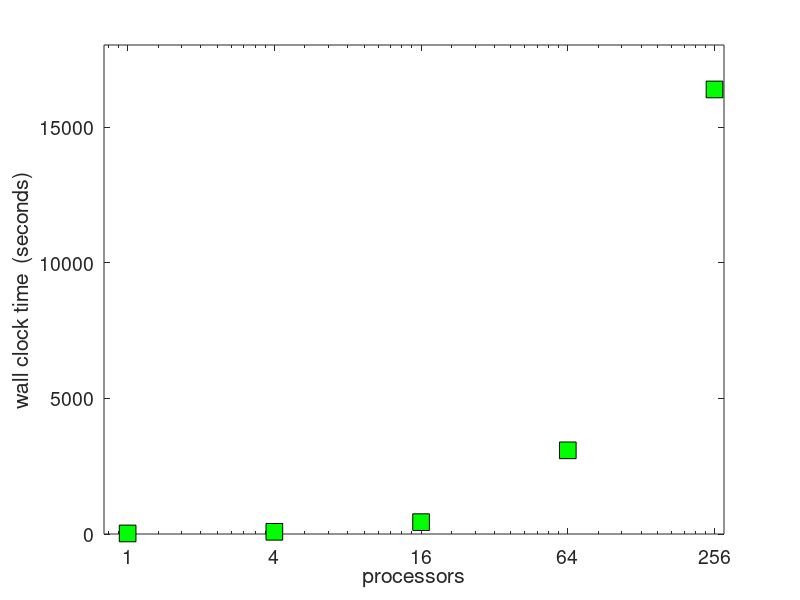
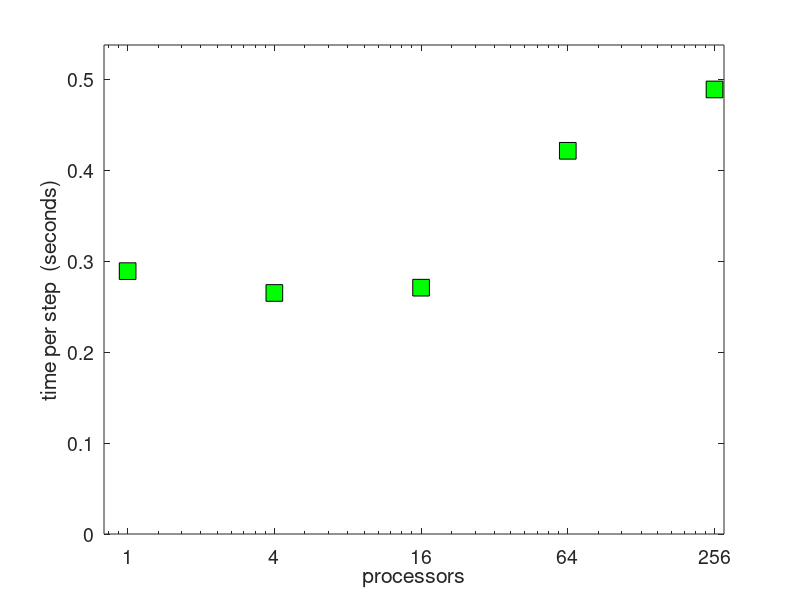
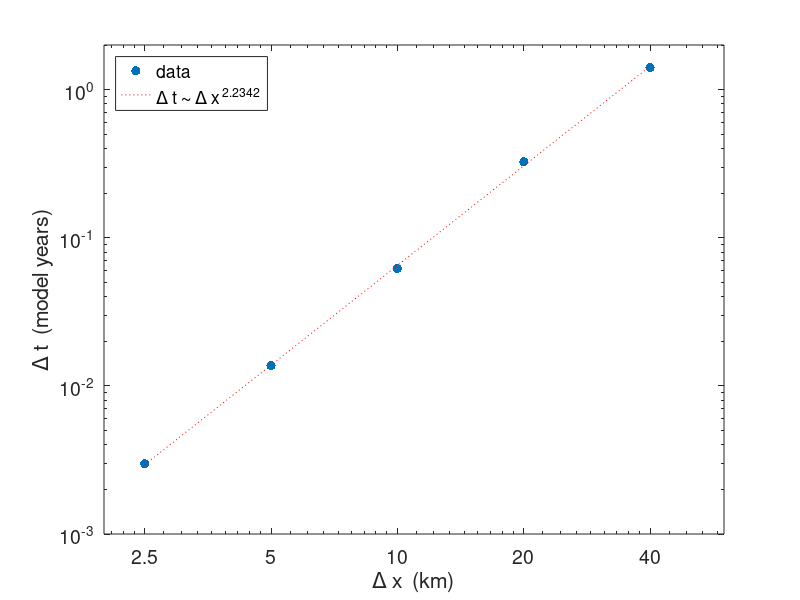

These charts were generated, in order, by the following MATLAB code:
% SEARISEPERF  graph searise 100 model year run performance as weak-scaling
%              data was hand assembled from "count_time_steps" and "average dt"
%              in stdout files searise_N.out and in "wall clock hours" from
%              history string in gDXkm_N_pre100.nc; all of these are from pacman
%              runs in r1729

set(0,'defaultaxesfontsize',14)

N = [1 4 16 64 256]; % number of processors
Nlabels = {'1','4','16','64','256'};
Nlim = [0.8 280];

DX = [40 20 10 5 2.5]; % km
DXlabels_reverse = {'2.5','5','10','20','40'}; % matlab (but not octave) needs increasing x for loglog

dt = [1.408 0.3257 0.06192 0.01366 0.002982];  % years
steps = [71 307 1615 7321 33529];
time_hrs = [0.0057 0.0226 0.1215 0.8568 4.5522];

for fn=1:2
  figure(fn)
  if fn==1
    semilogx(N,time_hrs*3600,'ks','markersize',12,'MarkerFaceColor','g')
    ylabel('wall clock time  (seconds)')
    axis([Nlim [0 1.1*max(time_hrs*3600)]])
  elseif fn==2
    semilogx(N,(time_hrs./steps)*3600,'ks','markersize',12,'MarkerFaceColor','g')
    ylabel('time per step  (seconds)')
    axis([Nlim [0 1.1*max((time_hrs./steps)*3600)]])
  else, error('no case here'), end
  xlabel('processors')
  set(gca,'xtick',N)
  set(gca,'xticklabel',Nlabels)
end

figure(3)
loglog(DX(5:-1:1),dt(5:-1:1),'.','markersize',20)
xlabel('\Delta x  (km)'), ylabel('\Delta t  (model years)')
set(gca,'xtick',DX(5:-1:1))
set(gca,'xticklabel',DXlabels_reverse)
p=polyfit(log(DX(5:-1:1)),log(dt(5:-1:1)),1)
hold on
loglog(DX(5:-1:1),exp(p(2))*exp(p(1)*log(DX(5:-1:1))),'r:')
legend('data',['\Delta t \sim {\Delta x}^{ ' num2str(p(1)) '}'],...
       'Location','NorthWest')
hold off
axis([2 60 0.001 2])

figure(1), print -dpdf weak-time.pdf
figure(2), print -dpdf weak-time-per-step.pdf
figure(3), print -dpdf dt-dx-power.pdf

return

figure(4)
loglog(N,time_hrs,'.','markersize',20)
q = polyfit(log(N),log(time_hrs),1);
xlabel('processors'), ylabel('wall clock time (hours)')
set(gca,'xtick',N)
set(gca,'xticklabel',Nlabels)
hold on
loglog(N,exp(q(2))*exp(q(1)*log(N)),'r:')
legend('data',['(wall clock time) \sim N^{ ' num2str(q(1)) '}'],...
       'Location','NorthWest')
hold off

